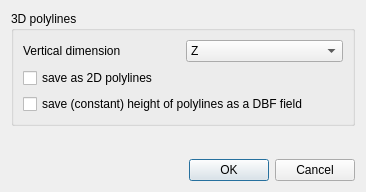
<?xml version="1.0" encoding="UTF-8"?>
<ui version="4.0">
 <class>SaveSHPFileDlg</class>
 <widget class="QDialog" name="SaveSHPFileDlg">
  <property name="geometry">
   <rect>
    <x>0</x>
    <y>0</y>
    <width>366</width>
    <height>192</height>
   </rect>
  </property>
  <property name="windowTitle">
   <string>Save SHP file</string>
  </property>
  <layout class="QVBoxLayout" name="verticalLayout_2">
   <item>
    <widget class="QGroupBox" name="groupBox">
     <property name="title">
      <string>3D polylines</string>
     </property>
     <layout class="QVBoxLayout" name="verticalLayout">
      <item>
       <layout class="QHBoxLayout" name="horizontalLayout">
        <item>
         <widget class="QLabel" name="label">
          <property name="text">
           <string>Vertical dimension</string>
          </property>
         </widget>
        </item>
        <item>
         <widget class="QComboBox" name="dimComboBox">
          <property name="currentIndex">
           <number>2</number>
          </property>
          <property name="maxVisibleItems">
           <number>3</number>
          </property>
          <item>
           <property name="text">
            <string notr="true">X</string>
           </property>
          </item>
          <item>
           <property name="text">
            <string notr="true">Y</string>
           </property>
          </item>
          <item>
           <property name="text">
            <string notr="true">Z</string>
           </property>
          </item>
         </widget>
        </item>
       </layout>
      </item>
      <item>
       <widget class="QCheckBox" name="save3DPolyAs2DCheckBox">
        <property name="toolTip">
         <string>Save the 3D polylines as 2D ones (make sure to set the right 'vertical dimension')</string>
        </property>
        <property name="text">
         <string>save as 2D polylines</string>
        </property>
       </widget>
      </item>
      <item>
       <widget class="QCheckBox" name="save3DPolyHeightInDBFCheckBox">
        <property name="toolTip">
         <string>The height of each polyline (considered as constant!) will be saved as a field in the associated DBF file</string>
        </property>
        <property name="text">
         <string>save (constant) height of polylines as a DBF field</string>
        </property>
       </widget>
      </item>
     </layout>
    </widget>
   </item>
   <item>
    <spacer name="verticalSpacer">
     <property name="orientation">
      <enum>Qt::Vertical</enum>
     </property>
     <property name="sizeHint" stdset="0">
      <size>
       <width>20</width>
       <height>2</height>
      </size>
     </property>
    </spacer>
   </item>
   <item>
    <widget class="QDialogButtonBox" name="buttonBox">
     <property name="orientation">
      <enum>Qt::Horizontal</enum>
     </property>
     <property name="standardButtons">
      <set>QDialogButtonBox::Cancel|QDialogButtonBox::Ok</set>
     </property>
    </widget>
   </item>
  </layout>
 </widget>
 <resources/>
 <connections>
  <connection>
   <sender>buttonBox</sender>
   <signal>accepted()</signal>
   <receiver>SaveSHPFileDlg</receiver>
   <slot>accept()</slot>
   <hints>
    <hint type="sourcelabel">
     <x>248</x>
     <y>254</y>
    </hint>
    <hint type="destinationlabel">
     <x>157</x>
     <y>274</y>
    </hint>
   </hints>
  </connection>
  <connection>
   <sender>buttonBox</sender>
   <signal>rejected()</signal>
   <receiver>SaveSHPFileDlg</receiver>
   <slot>reject()</slot>
   <hints>
    <hint type="sourcelabel">
     <x>316</x>
     <y>260</y>
    </hint>
    <hint type="destinationlabel">
     <x>286</x>
     <y>274</y>
    </hint>
   </hints>
  </connection>
 </connections>
</ui>
